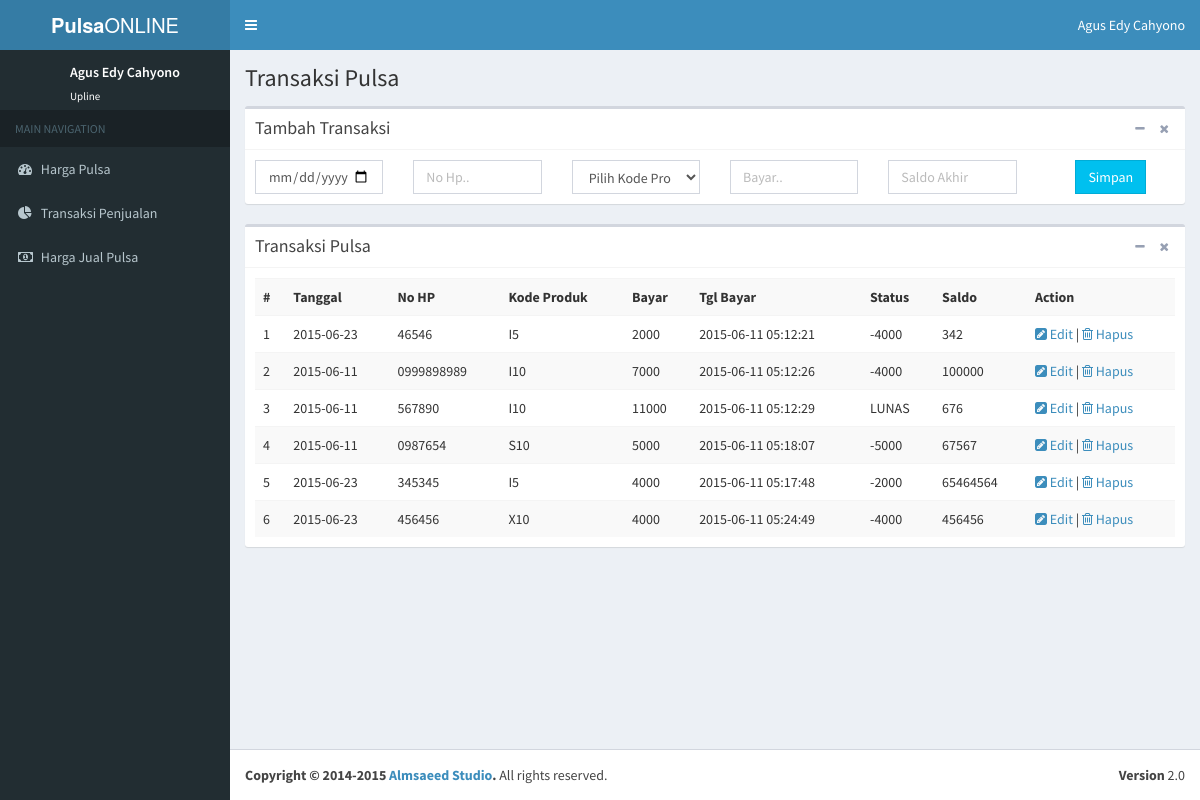
The app's page /transaksi.php (signed in) with its own data.
### tables this page shows
CREATE TABLE IF NOT EXISTS `transaksi` (
`id_trx` int(11) NOT NULL,
  `id_user` int(11) NOT NULL,
  `tgl` varchar(50) NOT NULL,
  `no_hp` varchar(50) NOT NULL,
  `kode_produk` varchar(50) NOT NULL,
  `bayar` varchar(50) NOT NULL,
  `tgl_bayar` timestamp NOT NULL DEFAULT CURRENT_TIMESTAMP ON UPDATE CURRENT_TIMESTAMP,
  `status` varchar(50) NOT NULL,
  `saldo` varchar(50) NOT NULL
);

### transaksi.php (the view, shortened to what this page needs)
<?php
if (empty($_SESSION["user"]) OR empty($_SESSION["group"])){
header("location:login.php");
} else {
include "koneksi.php";
$id_user = $_SESSION["id_user"];
$query="select * from transaksi where id_user='$id_user'";
$perintah=mysqli_query($koneksi,$query);
include "header.php";
include "navbar.php";
include "side.php";
?>
<section class="content-header">
  <h1>
    Transaksi Pulsa
  </h1>
</section>
<section class="content">
  <div class="box">
    <div class="box-header with-border">
      <h3 class="box-title">Tambah Transaksi</h3>
      <div class="box-tools pull-right">
        <button class="btn btn-box-tool" data-widget="collapse" data-toggle="tooltip" title="Collapse"><i class="fa fa-minus"></i></button>
        <button class="btn btn-box-tool" data-widget="remove" data-toggle="tooltip" title="Remove"><i class="fa fa-times"></i></button>
      </div>
    </div>
    <div class="box-body">
      <form action="proses_tambah_transaksi.php" method="POST" accept-charset="utf-8">
      	<div class="row">
            <div class="col-xs-2">
              <input type="date" name="tgl" class="form-control" placeholder="Tanggal ..">
            </div>
            <div class="col-xs-2">
              <input type="text" name="no_hp" class="form-control" placeholder="No Hp..">
            </div>
            <div class="col-xs-2">
              <select name="kode_produk" class="form-control">
                <option value="">Pilih Kode Produk</option>
              </select>
            </div>
             <div class="col-xs-2">
              <input type="text" name="bayar" class="form-control" placeholder="Bayar..">
            </div>
             <div class="col-xs-2">
              <input type="text" name="saldo" class="form-control" placeholder="Saldo Akhir">
            </div>
            <div class="col-xs-2 text-center">
              <button type="submit" class="btn btn-info btn-flat" >Simpan</button>
            </div>
        </div>
      </form>
    </div>
  </div>
  <div class="box">
    <div class="box-header with-border">
      <h3 class="box-title">Transaksi Pulsa</h3>
      <div class="box-tools pull-right">
        <button class="btn btn-box-tool" data-widget="collapse" data-toggle="tooltip" title="Collapse"><i class="fa fa-minus"></i></button>
        <button class="btn btn-box-tool" data-widget="remove" data-toggle="tooltip" title="Remove"><i class="fa fa-times"></i></button>
      </div>
    </div>
    <div class="box-body">
      <table class="table table-striped">
        <tr>
          <th>#</th>
          <th>Tanggal</th>
          <th>No HP</th>
          <th>Kode Produk</th>
          <th>Bayar</th>
          <th>Tgl Bayar</th>
          <th>Status</th>
          <th>Saldo</th>
          <th>Action</th>
        </tr>
        <?php
        	$i=0;
        	while ($data=mysqli_fetch_array($perintah)){
        	 $i++
         ?>
        <tr>
          <td><?php echo $i; ?></td>
          <td><?php echo $data["tgl"]; ?></td>
          <td><?php echo $data["no_hp"]; ?></td>
          <td><?php echo $data["kode_produk"]; ?></td>
          <td><?php echo $data["bayar"]; ?></td>
          <td><?php echo $data["tgl_bayar"]; ?></td>
          <td><?php echo $data["status"]; ?></td>
          <td><?php echo $data["saldo"]; ?></td>
          <td>
          <a href="transaksi.php?id_trx=<?php echo $data["id_trx"]; ?>"><i class="fa fa-pencil-square"></i> Edit</a> |
	      <a href="hapus_transaksi.php?id_trx=<?php echo $data["id_trx"]; ?>" onclick='return confirm_hapus()'><i class="fa fa-trash-o"></i> Hapus</a></td>
  		  </tr>
        <?php
        	}
         ?>
      </table>
    </div>
  </div>
</section>
<?php }
include "footer-content.php";
?>

### records on screen
transaksi: tgl "2015-06-23", no_hp "46546", kode_produk "I5", bayar "2000", tgl_bayar "2015-06-11 05:12:21", status "-4000", saldo "342"
transaksi: tgl "2015-06-11", no_hp "0999898989", kode_produk "I10", bayar "7000", tgl_bayar "2015-06-11 05:12:26", status "-4000", saldo "100000"
transaksi: tgl "2015-06-11", no_hp "567890", kode_produk "I10", bayar "11000", tgl_bayar "2015-06-11 05:12:29", status "LUNAS", saldo "676"
transaksi: tgl "2015-06-11", no_hp "0987654", kode_produk "S10", bayar "5000", tgl_bayar "2015-06-11 05:18:07", status "-5000", saldo "67567"
transaksi: tgl "2015-06-23", no_hp "345345", kode_produk "I5", bayar "4000", tgl_bayar "2015-06-11 05:17:48", status "-2000", saldo "65464564"
transaksi: tgl "2015-06-23", no_hp "456456", kode_produk "X10", bayar "4000", tgl_bayar "2015-06-11 05:24:49", status "-4000", saldo "456456"

### other values on screen
$_SESSION["nama"] "Agus Edy Cahyono"
$_SESSION["group"] "Upline"
